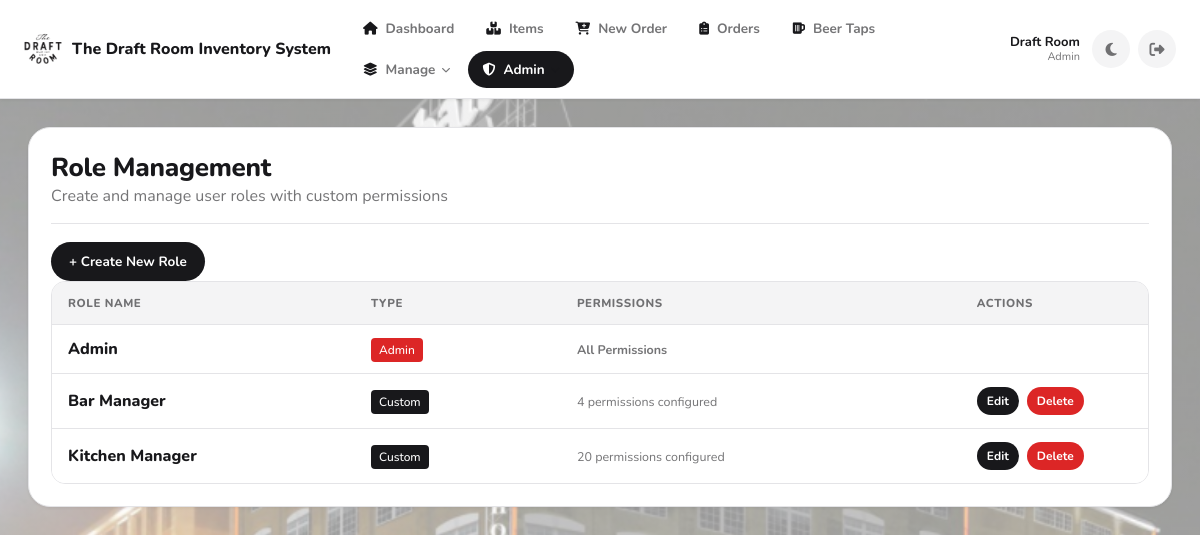
The app's page /admin/roles (signed in), older data.
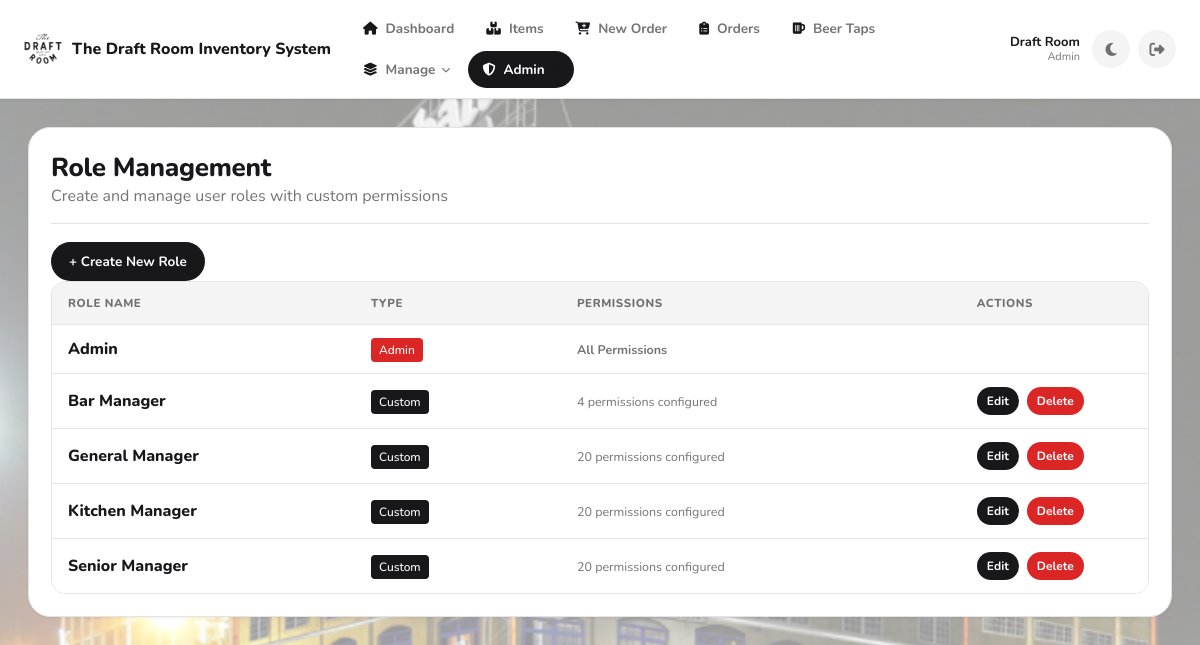
The same page, newer data.
### app.py (models this page shows, shortened)
class Role(db.Model):
    __tablename__ = "roles"
    id = db.Column(db.Integer, primary_key=True)
    name = db.Column(db.String(80), unique=True, nullable=False)
    is_admin = db.Column(db.Boolean, nullable=False, default=False)
    permissions = db.Column(db.JSON, nullable=False, default=dict)  # Store permissions as JSON
    created_at = db.Column(db.DateTime, nullable=False, default=utcnow)

### app.py (the view)
@app.get("/admin/roles")
def roles_page():
    guard = require_admin()
    if guard:
        return guard
    roles = Role.query.order_by(Role.name).all()
    return render_template("roles.html", roles=roles)

### app.py (called while the page is built)
@app.after_request
def add_security_headers_response(response):
    response.headers["X-Frame-Options"] = "SAMEORIGIN"
    response.headers["X-XSS-Protection"] = "1; mode=block"
    response.headers["X-Content-Type-Options"] = "nosniff"
    response.headers["Content-Security-Policy"] = (
        "default-src 'self'; "
        "script-src 'self' 'unsafe-inline' https://cdnjs.cloudflare.com; "
        "style-src 'self' 'unsafe-inline' https://cdnjs.cloudflare.com; "
        "font-src 'self' https://cdnjs.cloudflare.com; "
        "img-src 'self' data:; "
        "connect-src 'self'; "
        "frame-ancestors 'self'"
    )
    response.headers["Referrer-Policy"] = "strict-origin-when-cross-origin"
    response.headers["Permissions-Policy"] = (
        "geolocation=(), "
        "microphone=(), "
        "camera=(), "
        "payment=()"
    )
    return response

def utcnow() -> datetime:
    return datetime.now(timezone.utc)

def current_user() -> Optional["User"]:
    uid = session.get("user_id")
    if not uid:
        return None
    try:
        return User.query.get(int(uid))
    except Exception:
        return None

### templates/roles.html
{% extends "base.html" %}
{% block content %}
<section class="card">
  <div class="cardhead">
    <div>
      <h1>Role Management</h1>
      <span class="muted">Create and manage user roles with custom permissions</span>
    </div>
  </div>
  <div class="actions">
    <a href="/admin/roles/new" class="btn primary">+ Create New Role</a>
  </div>
  {% if roles %}
    <div class="table">
      <div class="row head" style="grid-template-columns: 1.5fr 1fr 2fr 0.8fr;">
        <div>Role Name</div>
        <div>Type</div>
        <div>Permissions</div>
        <div>Actions</div>
      </div>
      {% for role in roles %}
        <div class="row" style="grid-template-columns: 1.5fr 1fr 2fr 0.8fr;">
          <div>
            <div class="strong">{{ role.name }}</div>
          </div>
          <div class="muted">
            {% if role.is_admin %}
              <span style="background: var(--danger); color: white; padding: 4px 8px; border-radius: 4px; font-size: 12px; font-weight: 500;">Admin</span>
            {% else %}
              <span style="background: var(--primary); color: var(--primary-contrast); padding: 4px 8px; border-radius: 4px; font-size: 12px; font-weight: 500;">Custom</span>
            {% endif %}
          </div>
          <div class="muted smalltxt">
            {% if role.is_admin %}
              <strong>All Permissions</strong>
            {% else %}
              {% set perms = role.permissions.keys()|list if role.permissions else [] %}
              {% if perms %}
                {{ perms|length }} permissions configured
              {% else %}
                No permissions
              {% endif %}
            {% endif %}
          </div>
          <div style="display: flex; gap: 8px;">
            {% if not role.is_admin %}
              <a href="/admin/roles/{{ role.id }}/edit" class="btn" style="font-size: 12px; padding: 6px 10px; text-decoration: none;">Edit</a>
              <form method="POST" action="/admin/roles/{{ role.id }}/delete" style="display: inline;" onsubmit="return confirm('Delete role {{ role.name }}?');">
                <button class="btn btn-danger" style="font-size: 12px; padding: 6px 10px;" type="submit">Delete</button>
              </form>
            {% endif %}
          </div>
        </div>
      {% endfor %}
    </div>
  {% else %}
    <div class="empty">No roles created yet.</div>
  {% endif %}
</section>
{% endblock %}

Row changes from the older to the newer data that the page shows:
added Role: name "General Manager", is_admin "Custom", perms "20"
added Role: name "Senior Manager", is_admin "Custom", perms "20"
